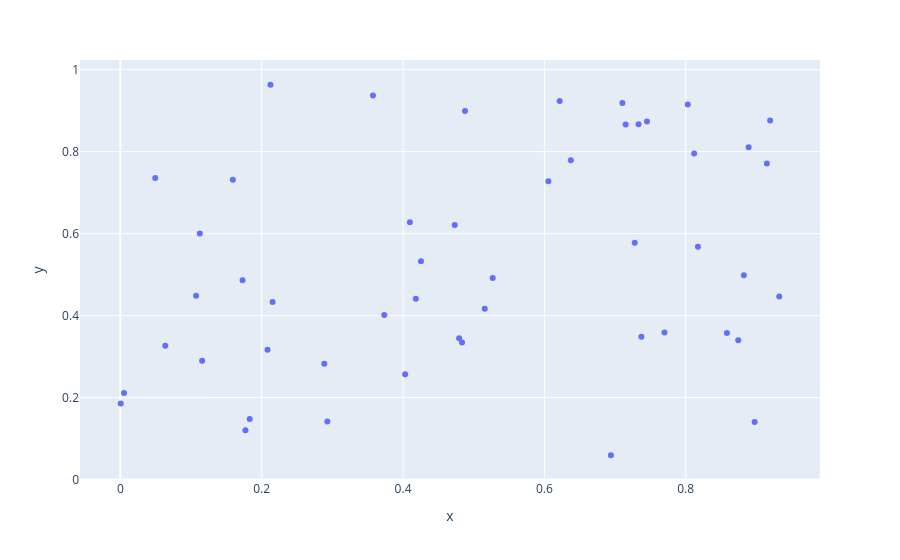

The notebook cell this image was saved under:
### Code cell
x = np.random.rand(50)
y = np.random.rand(50)
px.scatter(x=x,y=y)

### Figure 1 — Plotly figure (JSON) as saved in the notebook; plotly's stock layout.template omitted (floating-point values rounded to 4 significant figures)
{"data": [{"hovertemplate": "x=%{x}<br>y=%{y}<extra></extra>", "legendgroup": "", "marker": {"color": "#636efa", "symbol": "circle"}, "mode": "markers", "name": "", "orientation": "v", "showlegend": false, "type": "scatter", "x": [0.8975, 0.77, 0.3574, 0.6217, 0.2886, 0.8744, 0.1124, 0.2124, 0.183, 0.403, 0.7452, 0.5269, 0.4877, 0.000546, 0.4254, 0.06355, 0.2083, 0.9324, 0.2154, 0.8583, 0.8029, 0.1591, 0.6057, 0.1157, 0.7279, 0.6375, 0.8119, 0.4794, 0.9149, 0.04935, 0.2929, 0.7151, 0.4181, 0.173, 0.1072, 0.8173, 0.4731, 0.8823, 0.7333, 0.4097, 0.3735, 0.5156, 0.8891, 0.7373, 0.005153, 0.6942, 0.9195, 0.7105, 0.177, 0.4835], "xaxis": "x", "y": [0.1403, 0.359, 0.9371, 0.9233, 0.2828, 0.3396, 0.6002, 0.9632, 0.1478, 0.2569, 0.8736, 0.4919, 0.899, 0.1855, 0.5327, 0.3263, 0.3165, 0.4469, 0.4331, 0.3573, 0.915, 0.7317, 0.7275, 0.2899, 0.5777, 0.7792, 0.7956, 0.3445, 0.7709, 0.7359, 0.1415, 0.8659, 0.4413, 0.4864, 0.4484, 0.5678, 0.6212, 0.4982, 0.8668, 0.6277, 0.4014, 0.4167, 0.8108, 0.3482, 0.2115, 0.05938, 0.876, 0.9185, 0.1201, 0.3345], "yaxis": "y"}], "layout": {"autosize": true, "legend": {"tracegroupgap": 0}, "margin": {"t": 60}, "xaxis": {"anchor": "y", "autorange": true, "domain": [0, 1], "range": [-0.05585, 0.9888], "title": {"text": "x"}, "type": "linear"}, "yaxis": {"anchor": "x", "autorange": true, "domain": [0, 1], "range": [-0.0106, 1.033], "title": {"text": "y"}, "type": "linear"}}}
